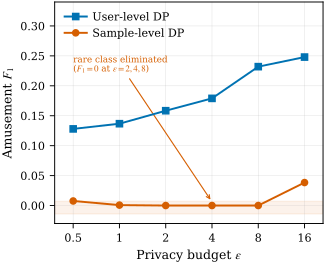

Python code for this plot:
"""
Figure 2 — the fairness story: rare-class annihilation under sample-level DP.
Run:  python fig2_rare_class.py
"""
import matplotlib.pyplot as plt
import numpy as np
import _style as S

S.apply_style()
eps = S.EPS
x = np.log2(eps)

fig, ax = plt.subplots(figsize=(S.COL_1, 2.9))

yU = [S.AMUSE_USER[e] for e in eps]
yS = [S.AMUSE_SAMPLE[e] for e in eps]

ax.set_ylim(-0.03, 0.34)
ax.set_xlim(x[0] - 0.4, x[-1] + 0.4)

# zero band where sample-level collapses
ax.axhspan(-0.014, 0.007, color=S.C["sample"], alpha=0.08, zorder=0)

ax.plot(x, yU, marker="s", color=S.C["user"], label="User-level DP", zorder=4)
ax.plot(x, yS, marker="o", color=S.C["sample"], label="Sample-level DP", zorder=5)

# annotation high in the open upper-middle, arrow down to the zero run
ax.annotate("rare class eliminated\n($F_1=0$ at $\\varepsilon=2,4,8$)",
            xy=(np.log2(4), 0.006), xytext=(np.log2(0.5), 0.235),
            fontsize=6.4, color=S.C["sample"], ha="left", va="center",
            arrowprops=dict(arrowstyle="->", color=S.C["sample"], lw=0.8))

ax.set_xticks(x); ax.set_xticklabels([f"{e:g}" for e in eps])
ax.set_xlabel(r"Privacy budget $\varepsilon$")
ax.set_ylabel(r"Amusement $F_1$")
# legend top-left corner, clear of both curves (which are mid and bottom)
ax.legend(loc="upper left", bbox_to_anchor=(0.0, 1.0), borderpad=0.4,
          handletextpad=0.5)

fig.tight_layout()
S.save(fig, "fig2_rare_class")
